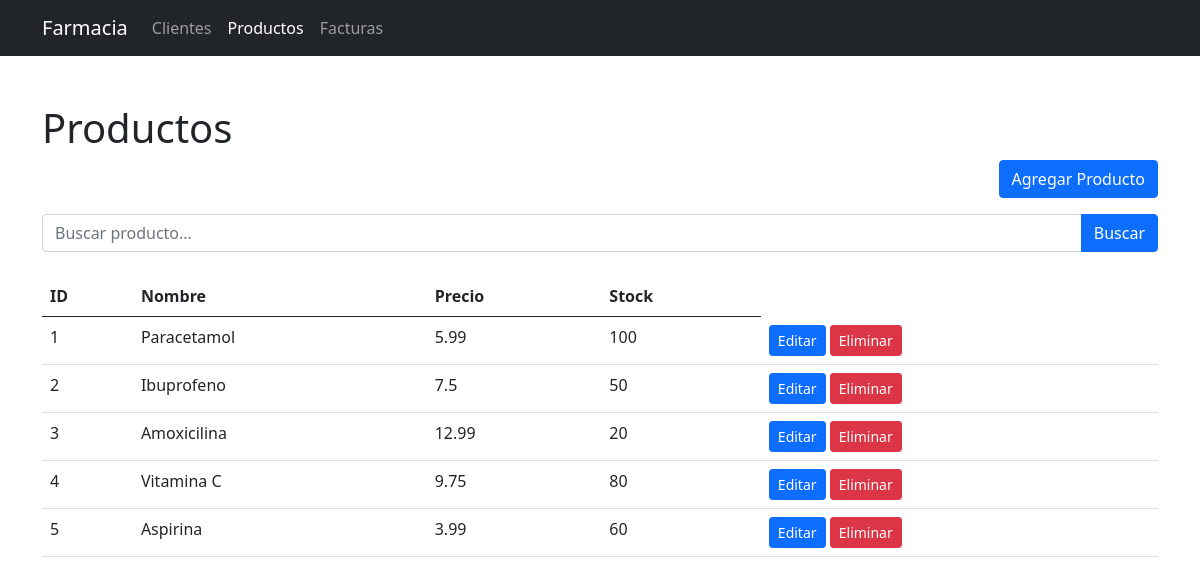
Before: /productos with the older database file.
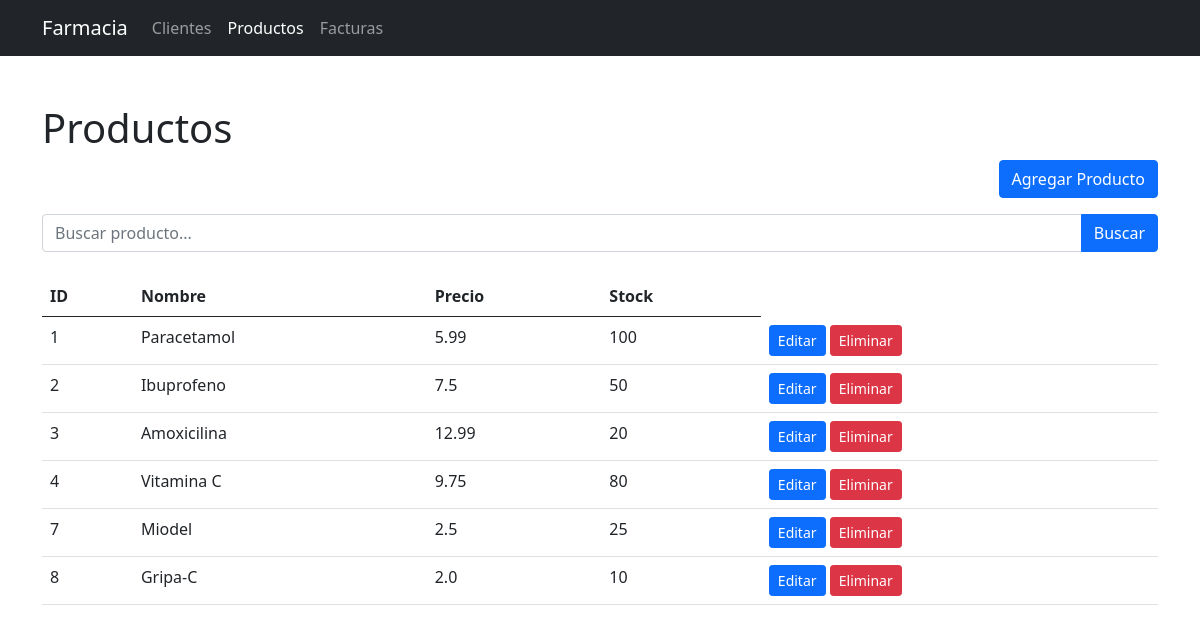
After: the same page with the newer database file.
### tables this page shows
CREATE TABLE productos (
        id INTEGER PRIMARY KEY AUTOINCREMENT,
        nombre TEXT NOT NULL,
        precio REAL NOT NULL,
        stock INTEGER NOT NULL
    );

### app.py (the view)
@app.route('/productos')
def productos():
    productos = obtener_productos()  # Función para obtener los productos desde la base de datos
    return render_template('productos.html', active='productos', productos=productos)

### app.py (called while the page is built)
def obtener_productos():
    conn = sqlite3.connect('farmacia.db')
    cursor = conn.cursor()
    cursor.execute('SELECT * FROM productos')
    productos = cursor.fetchall()
    conn.close()
    return productos

### templates/productos.html (shortened to what this page needs)
{% extends "base.html" %}
{% block content %}
    <h1 class="mt-5">Productos</h1>
    <div class="d-flex justify-content-end mb-3">
        <a href="/agregar_producto" class="btn btn-primary">Agregar Producto</a>
    </div>
     <form action="/buscar_producto" method="POST" class="mb-3">
        <div class="input-group">
            <input type="text" class="form-control" name="busqueda" placeholder="Buscar producto...">
            <button type="submit" class="btn btn-primary">Buscar</button>
        </div>
    </form>
    <table class="table mt-4">
        <thead>
            <tr>
                <th>ID</th>
                <th>Nombre</th>
                <th>Precio</th>
                <th>Stock</th>
            </tr>
        </thead>
        <tbody>
            {% for producto in productos %}
            <tr>
                <td>{{ producto[0] }}</td>
                <td>{{ producto[1] }}</td>
                <td>{{ producto[2] }}</td>
                <td>{{ producto[3] }}</td>
                <td>
                    <a href="/editar_producto/{{ producto[0] }}" class="btn btn-primary btn-sm">Editar</a>
                    <form action="/eliminar_producto/{{ producto[0] }}" method="post" style="display:inline">
                        <button type="submit" class="btn btn-danger btn-sm">Eliminar</button>
                    </form>
                </td>
            </tr>
            {% endfor %}
        </tbody>
    </table>
{% endblock %}

### templates/base.html (shortened to what this page needs)
<!DOCTYPE html>
<html lang="en">
<head>
    <link rel="stylesheet" href="https://cdn.jsdelivr.net/npm/bootstrap@5.1.0/dist/css/bootstrap.min.css">
</head>
<body>
    <nav class="navbar navbar-expand-lg navbar-dark bg-dark">
        <div class="container">
            <a class="navbar-brand" href="/">Farmacia</a>
            <div class="collapse navbar-collapse" id="navbarNav">
                <ul class="navbar-nav">
                    <li class="nav-item">
                        <a class="nav-link {% if active == 'clientes' %}active{% endif %}" href="/clientes">Clientes</a>
                    </li>
                    <li class="nav-item">
                        <a class="nav-link {% if active == 'productos' %}active{% endif %}" href="/productos">Productos</a>
                    </li>
                    <li class="nav-item">
                        <a class="nav-link {% if active == 'facturas' %}active{% endif %}" href="/facturas">Facturas</a>
                    </li>
                </ul>
            </div>
        </div>
    </nav>
    <div class="container">
        {% block content %}
        {% endblock %}
    </div>
</body>
</html>

Changed rows visible on the page:
removed productos: id "5", nombre "Aspirina", precio "3.99", stock "60"
added productos: id "7", nombre "Miodel", precio "2.5", stock "25"
added productos: id "8", nombre "Gripa-C", precio "2.0", stock "10"
